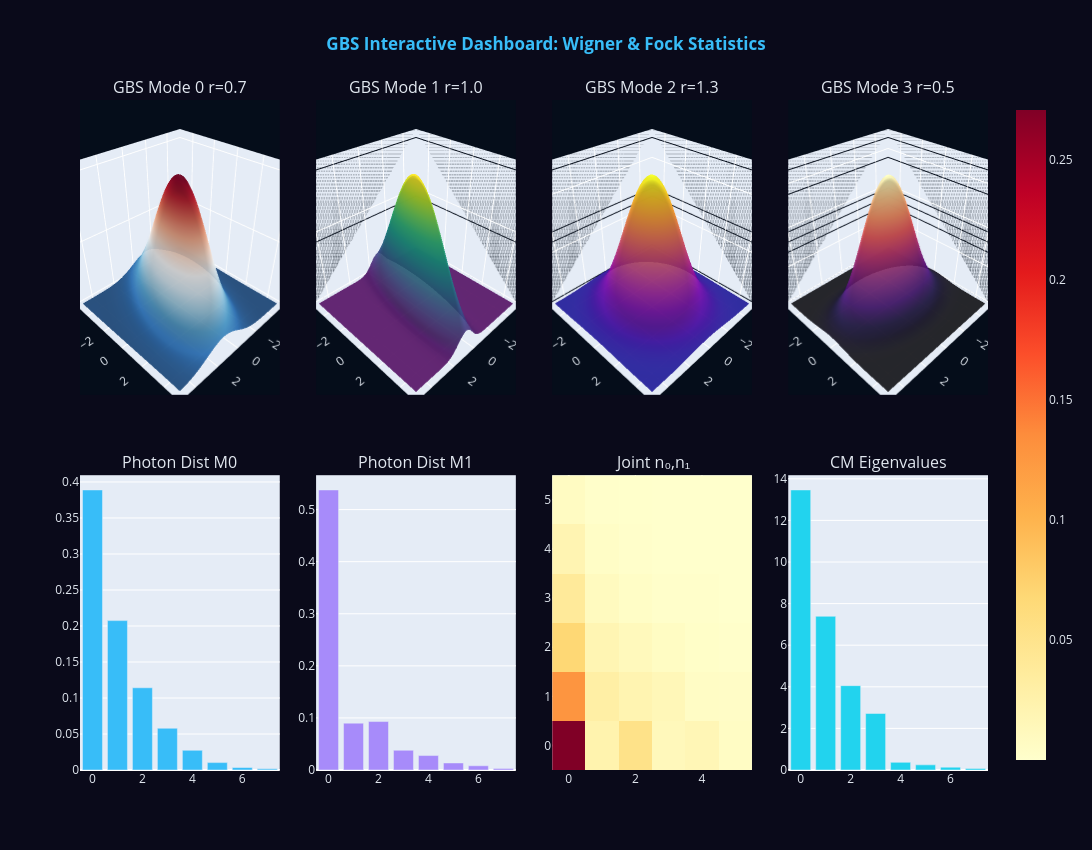

The notebook cell this image was saved under:
### Markdown cell above
<a id='18'></a>
## 18. Interactive 3D Visualizations (Plotly)

### Code cell
# ============================================================
# CELL 17 — Interactive 3D Plotly: GBS Outputs (Fock Backend Fix)
# ============================================================
import numpy as np
import plotly.graph_objects as go
from plotly.subplots import make_subplots

XVEC_3D = np.linspace(-5, 5, 70)

# ── 1. Run Simulations ───────────────────────────────────────────────────────
N_3d    = 4
r_3d    = [0.7, 1.0, 1.3, 0.5]
U_3d    = random_unitary_sf(N_3d)
prog    = build_gbs_circuit([(r, 0) for r in r_3d], U_3d)

# Gaussian state for Wigner 3D surfaces
state_gauss = sf.Engine('gaussian').run(prog).state

# Fock state for photon statistics (with cutoff)
cutoff = 8
state_fock = sf.Engine('fock', backend_options={'cutoff_dim': cutoff}).run(prog).state
# Extract full probability tensor: shape (cutoff, cutoff, cutoff, cutoff)
all_probs = state_fock.all_fock_probs()

# ── 2. Create Plotly Dashboard ───────────────────────────────────────────────
fig_3d = make_subplots(
    rows=2, cols=4,
    subplot_titles=[f'GBS Mode {i}\nr={r_3d[i]}' for i in range(N_3d)] +
                   ['Photon Dist M0', 'Photon Dist M1', 'Joint n₀,n₁', 'CM Eigenvalues'],
    specs=[[{'type': 'surface'}]*4, 
           [{'type': 'bar'}, {'type': 'bar'}, {'type': 'heatmap'}, {'type': 'bar'}]],
    horizontal_spacing=0.04, vertical_spacing=0.12,
)

# Top Row: Wigner Surfaces
color_scales = ['RdBu_r', 'Viridis', 'Plasma', 'Magma']
for i in range(N_3d):
    W_grid = state_gauss.wigner(i, XVEC_3D, XVEC_3D)
    fig_3d.add_trace(
        go.Surface(x=XVEC_3D, y=XVEC_3D, z=W_grid,
                   colorscale=color_scales[i], showscale=False, opacity=0.9),
        row=1, col=i+1
    )

# Bottom Row: Photon Statistics using NumPy axis summation
# Mode 0 Distribution: Sum over axes 1, 2, 3
dist_m0 = np.sum(all_probs, axis=(1, 2, 3))
fig_3d.add_trace(go.Bar(x=list(range(cutoff)), y=dist_m0, marker_color='#38bdf8'), row=2, col=1)

# Mode 1 Distribution: Sum over axes 0, 2, 3
dist_m1 = np.sum(all_probs, axis=(0, 2, 3))
fig_3d.add_trace(go.Bar(x=list(range(cutoff)), y=dist_m1, marker_color='#a78bfa'), row=2, col=2)

# Joint n0-n1 Distribution: Sum over axes 2, 3
joint_01 = np.sum(all_probs, axis=(2, 3))
fig_3d.add_trace(go.Heatmap(z=joint_01[:6, :6], colorscale='YlOrRd'), row=2, col=3)

# CM Eigenvalues
cov = state_gauss.cov()
eigs = np.sort(np.linalg.eigvalsh(cov))[::-1]
fig_3d.add_trace(go.Bar(x=list(range(len(eigs))), y=eigs, marker_color='#22d3ee'), row=2, col=4)

# ── 3. Styling & Output ──────────────────────────────────────────────────────
fig_3d.update_layout(
    title=dict(text='<b>GBS Interactive Dashboard: Wigner & Fock Statistics</b>', x=0.5, font=dict(color='#38bdf8')),
    paper_bgcolor='#0a0a1a', font=dict(color='#e2e8f0'), height=850, width=1400, showlegend=False
)

for k in range(1, 5):
    sk = 'scene' if k == 1 else f'scene{k}'
    fig_3d.update_layout(**{sk: dict(bgcolor='#050d1a')})
    
path_3d = OUTPUT_DIR / 'fig12_gbs_3d_interactive.html'
fig_3d.write_html(str(path_3d))
fig_3d.show()
print(f'✅ Saved: {path_3d}')

### Figure 1 — Plotly figure (JSON) as saved in the notebook; plotly's stock layout.template omitted (floating-point values rounded to 4 significant figures; data arrays with more than 128 entries replaced by an {"elided": "..."} marker saying what was removed)
{"data": [{"colorscale": [[0, "rgb(5,48,97)"], [0.1, "rgb(33,102,172)"], [0.2, "rgb(67,147,195)"], [0.3, "rgb(146,197,222)"], [0.4, "rgb(209,229,240)"], [0.5, "rgb(247,247,247)"], [0.6, "rgb(253,219,199)"], [0.7, "rgb(244,165,130)"], [0.8, "rgb(214,96,77)"], [0.9, "rgb(178,24,43)"], [1, "rgb(103,0,31)"]], "opacity": 0.9, "scene": "scene", "showscale": false, "type": "surface", "x": [-5.0, -4.855, -4.71, -4.565, -4.42, -4.275, -4.13, -3.986, -3.841, -3.696, -3.551, -3.406, -3.261, -3.116, -2.971, -2.826, -2.681, -2.536, -2.391, -2.246, -2.101, -1.957, -1.812, -1.667, -1.522, -1.377, -1.232, -1.087, -0.942, -0.7971, -0.6522, -0.5072, -0.3623, -0.2174, -0.07246, 0.07246, 0.2174, 0.3623, 0.5072, 0.6522, 0.7971, 0.942, 1.087, 1.232, 1.377, 1.522, 1.667, 1.812, 1.957, 2.101, 2.246, 2.391, 2.536, 2.681, 2.826, 2.971, 3.116, 3.261, 3.406, 3.551, 3.696, 3.841, 3.986, 4.13, 4.275, 4.42, 4.565, 4.71, 4.855, 5.0], "y": [-5.0, -4.855, -4.71, -4.565, -4.42, -4.275, -4.13, -3.986, -3.841, -3.696, -3.551, -3.406, -3.261, -3.116, -2.971, -2.826, -2.681, -2.536, -2.391, -2.246, -2.101, -1.957, -1.812, -1.667, -1.522, -1.377, -1.232, -1.087, -0.942, -0.7971, -0.6522, -0.5072, -0.3623, -0.2174, -0.07246, 0.07246, 0.2174, 0.3623, 0.5072, 0.6522, 0.7971, 0.942, 1.087, 1.232, 1.377, 1.522, 1.667, 1.812, 1.957, 2.101, 2.246, 2.391, 2.536, 2.681, 2.826, 2.971, 3.116, 3.261, 3.406, 3.551, 3.696, 3.841, 3.986, 4.13, 4.275, 4.42, 4.565, 4.71, 4.855, 5.0], "z": {"elided": "70x70 float values"}}, {"colorscale": [[0, "#440154"], [0.1111, "#482878"], [0.2222, "#3e4989"], [0.3333, "#31688e"], [0.4444, "#26828e"], [0.5556, "#1f9e89"], [0.6667, "#35b779"], [0.7778, "#6ece58"], [0.8889, "#b5de2b"], [1, "#fde725"]], "opacity": 0.9, "scene": "scene2", "showscale": false, "type": "surface", "x": [-5.0, -4.855, -4.71, -4.565, -4.42, -4.275, -4.13, -3.986, -3.841, -3.696, -3.551, -3.406, -3.261, -3.116, -2.971, -2.826, -2.681, -2.536, -2.391, -2.246, -2.101, -1.957, -1.812, -1.667, -1.522, -1.377, -1.232, -1.087, -0.942, -0.7971, -0.6522, -0.5072, -0.3623, -0.2174, -0.07246, 0.07246, 0.2174, 0.3623, 0.5072, 0.6522, 0.7971, 0.942, 1.087, 1.232, 1.377, 1.522, 1.667, 1.812, 1.957, 2.101, 2.246, 2.391, 2.536, 2.681, 2.826, 2.971, 3.116, 3.261, 3.406, 3.551, 3.696, 3.841, 3.986, 4.13, 4.275, 4.42, 4.565, 4.71, 4.855, 5.0], "y": [-5.0, -4.855, -4.71, -4.565, -4.42, -4.275, -4.13, -3.986, -3.841, -3.696, -3.551, -3.406, -3.261, -3.116, -2.971, -2.826, -2.681, -2.536, -2.391, -2.246, -2.101, -1.957, -1.812, -1.667, -1.522, -1.377, -1.232, -1.087, -0.942, -0.7971, -0.6522, -0.5072, -0.3623, -0.2174, -0.07246, 0.07246, 0.2174, 0.3623, 0.5072, 0.6522, 0.7971, 0.942, 1.087, 1.232, 1.377, 1.522, 1.667, 1.812, 1.957, 2.101, 2.246, 2.391, 2.536, 2.681, 2.826, 2.971, 3.116, 3.261, 3.406, 3.551, 3.696, 3.841, 3.986, 4.13, 4.275, 4.42, 4.565, 4.71, 4.855, 5.0], "z": {"elided": "70x70 float values"}}, {"colorscale": [[0, "#0d0887"], [0.1111, "#46039f"], [0.2222, "#7201a8"], [0.3333, "#9c179e"], [0.4444, "#bd3786"], [0.5556, "#d8576b"], [0.6667, "#ed7953"], [0.7778, "#fb9f3a"], [0.8889, "#fdca26"], [1, "#f0f921"]], "opacity": 0.9, "scene": "scene3", "showscale": false, "type": "surface", "x": [-5.0, -4.855, -4.71, -4.565, -4.42, -4.275, -4.13, -3.986, -3.841, -3.696, -3.551, -3.406, -3.261, -3.116, -2.971, -2.826, -2.681, -2.536, -2.391, -2.246, -2.101, -1.957, -1.812, -1.667, -1.522, -1.377, -1.232, -1.087, -0.942, -0.7971, -0.6522, -0.5072, -0.3623, -0.2174, -0.07246, 0.07246, 0.2174, 0.3623, 0.5072, 0.6522, 0.7971, 0.942, 1.087, 1.232, 1.377, 1.522, 1.667, 1.812, 1.957, 2.101, 2.246, 2.391, 2.536, 2.681, 2.826, 2.971, 3.116, 3.261, 3.406, 3.551, 3.696, 3.841, 3.986, 4.13, 4.275, 4.42, 4.565, 4.71, 4.855, 5.0], "y": [-5.0, -4.855, -4.71, -4.565, -4.42, -4.275, -4.13, -3.986, -3.841, -3.696, -3.551, -3.406, -3.261, -3.116, -2.971, -2.826, -2.681, -2.536, -2.391, -2.246, -2.101, -1.957, -1.812, -1.667, -1.522, -1.377, -1.232, -1.087, -0.942, -0.7971, -0.6522, -0.5072, -0.3623, -0.2174, -0.07246, 0.07246, 0.2174, 0.3623, 0.5072, 0.6522, 0.7971, 0.942, 1.087, 1.232, 1.377, 1.522, 1.667, 1.812, 1.957, 2.101, 2.246, 2.391, 2.536, 2.681, 2.826, 2.971, 3.116, 3.261, 3.406, 3.551, 3.696, 3.841, 3.986, 4.13, 4.275, 4.42, 4.565, 4.71, 4.855, 5.0], "z": {"elided": "70x70 float values"}}, {"colorscale": [[0, "#000004"], [0.1111, "#180f3d"], [0.2222, "#440f76"], [0.3333, "#721f81"], [0.4444, "#9e2f7f"], [0.5556, "#cd4071"], [0.6667, "#f1605d"], [0.7778, "#fd9668"], [0.8889, "#feca8d"], [1, "#fcfdbf"]], "opacity": 0.9, "scene": "scene4", "showscale": false, "type": "surface", "x": [-5.0, -4.855, -4.71, -4.565, -4.42, -4.275, -4.13, -3.986, -3.841, -3.696, -3.551, -3.406, -3.261, -3.116, -2.971, -2.826, -2.681, -2.536, -2.391, -2.246, -2.101, -1.957, -1.812, -1.667, -1.522, -1.377, -1.232, -1.087, -0.942, -0.7971, -0.6522, -0.5072, -0.3623, -0.2174, -0.07246, 0.07246, 0.2174, 0.3623, 0.5072, 0.6522, 0.7971, 0.942, 1.087, 1.232, 1.377, 1.522, 1.667, 1.812, 1.957, 2.101, 2.246, 2.391, 2.536, 2.681, 2.826, 2.971, 3.116, 3.261, 3.406, 3.551, 3.696, 3.841, 3.986, 4.13, 4.275, 4.42, 4.565, 4.71, 4.855, 5.0], "y": [-5.0, -4.855, -4.71, -4.565, -4.42, -4.275, -4.13, -3.986, -3.841, -3.696, -3.551, -3.406, -3.261, -3.116, -2.971, -2.826, -2.681, -2.536, -2.391, -2.246, -2.101, -1.957, -1.812, -1.667, -1.522, -1.377, -1.232, -1.087, -0.942, -0.7971, -0.6522, -0.5072, -0.3623, -0.2174, -0.07246, 0.07246, 0.2174, 0.3623, 0.5072, 0.6522, 0.7971, 0.942, 1.087, 1.232, 1.377, 1.522, 1.667, 1.812, 1.957, 2.101, 2.246, 2.391, 2.536, 2.681, 2.826, 2.971, 3.116, 3.261, 3.406, 3.551, 3.696, 3.841, 3.986, 4.13, 4.275, 4.42, 4.565, 4.71, 4.855, 5.0], "z": {"elided": "70x70 float values"}}, {"marker": {"color": "#38bdf8"}, "type": "bar", "x": [0, 1, 2, 3, 4, 5, 6, 7], "xaxis": "x", "y": [0.3889, 0.2074, 0.1142, 0.05795, 0.02735, 0.01028, 0.003471, 0.001585], "yaxis": "y"}, {"marker": {"color": "#a78bfa"}, "type": "bar", "x": [0, 1, 2, 3, 4, 5, 6, 7], "xaxis": "x2", "y": [0.5377, 0.08999, 0.09302, 0.03794, 0.02775, 0.01356, 0.008116, 0.003068], "yaxis": "y2"}, {"colorscale": [[0, "rgb(255,255,204)"], [0.125, "rgb(255,237,160)"], [0.25, "rgb(254,217,118)"], [0.375, "rgb(254,178,76)"], [0.5, "rgb(253,141,60)"], [0.625, "rgb(252,78,42)"], [0.75, "rgb(227,26,28)"], [0.875, "rgb(189,0,38)"], [1, "rgb(128,0,38)"]], "type": "heatmap", "xaxis": "x3", "yaxis": "y3", "z": [[0.2708, 0.02328, 0.05279, 0.0134, 0.01685, 0.006162], [0.1278, 0.03002, 0.021, 0.01531, 0.005673, 0.004807], [0.06889, 0.01967, 0.01232, 0.006678, 0.002902, 0.001886], [0.039, 0.01019, 0.004414, 0.001759, 0.001816, 0.0002653], [0.01989, 0.00476, 0.001442, 0.000438, 0.0003468, 0.0002543], [0.007787, 0.001364, 0.0006572, 0.0001908, 9.976e-05, 0.0001159]]}, {"marker": {"color": "#22d3ee"}, "type": "bar", "x": [0, 1, 2, 3, 4, 5, 6, 7], "xaxis": "x4", "y": [13.46, 7.389, 4.055, 2.718, 0.3679, 0.2466, 0.1353, 0.07427], "yaxis": "y4"}], "layout": {"annotations": [{"font": {"size": 16}, "showarrow": false, "text": "GBS Mode 0\nr=0.7", "x": 0.11, "xanchor": "center", "xref": "paper", "y": 1, "yanchor": "bottom", "yref": "paper"}, {"font": {"size": 16}, "showarrow": false, "text": "GBS Mode 1\nr=1.0", "x": 0.37, "xanchor": "center", "xref": "paper", "y": 1, "yanchor": "bottom", "yref": "paper"}, {"font": {"size": 16}, "showarrow": false, "text": "GBS Mode 2\nr=1.3", "x": 0.63, "xanchor": "center", "xref": "paper", "y": 1, "yanchor": "bottom", "yref": "paper"}, {"font": {"size": 16}, "showarrow": false, "text": "GBS Mode 3\nr=0.5", "x": 0.89, "xanchor": "center", "xref": "paper", "y": 1, "yanchor": "bottom", "yref": "paper"}, {"font": {"size": 16}, "showarrow": false, "text": "Photon Dist M0", "x": 0.11, "xanchor": "center", "xref": "paper", "y": 0.44, "yanchor": "bottom", "yref": "paper"}, {"font": {"size": 16}, "showarrow": false, "text": "Photon Dist M1", "x": 0.37, "xanchor": "center", "xref": "paper", "y": 0.44, "yanchor": "bottom", "yref": "paper"}, {"font": {"size": 16}, "showarrow": false, "text": "Joint n₀,n₁", "x": 0.63, "xanchor": "center", "xref": "paper", "y": 0.44, "yanchor": "bottom", "yref": "paper"}, {"font": {"size": 16}, "showarrow": false, "text": "CM Eigenvalues", "x": 0.89, "xanchor": "center", "xref": "paper", "y": 0.44, "yanchor": "bottom", "yref": "paper"}], "font": {"color": "#e2e8f0"}, "height": 850, "paper_bgcolor": "#0a0a1a", "scene": {"bgcolor": "#050d1a", "domain": {"x": [0, 0.22], "y": [0.56, 1]}}, "scene2": {"bgcolor": "#050d1a", "domain": {"x": [0.26, 0.48], "y": [0.56, 1]}}, "scene3": {"bgcolor": "#050d1a", "domain": {"x": [0.52, 0.74], "y": [0.56, 1]}}, "scene4": {"bgcolor": "#050d1a", "domain": {"x": [0.78, 1], "y": [0.56, 1]}}, "showlegend": false, "title": {"font": {"color": "#38bdf8"}, "text": "<b>GBS Interactive Dashboard: Wigner & Fock Statistics</b>", "x": 0.5}, "width": 1400, "xaxis": {"anchor": "y", "domain": [0, 0.22]}, "xaxis2": {"anchor": "y2", "domain": [0.26, 0.48]}, "xaxis3": {"anchor": "y3", "domain": [0.52, 0.74]}, "xaxis4": {"anchor": "y4", "domain": [0.78, 1]}, "yaxis": {"anchor": "x", "domain": [0, 0.44]}, "yaxis2": {"anchor": "x2", "domain": [0, 0.44]}, "yaxis3": {"anchor": "x3", "domain": [0, 0.44]}, "yaxis4": {"anchor": "x4", "domain": [0, 0.44]}}}
